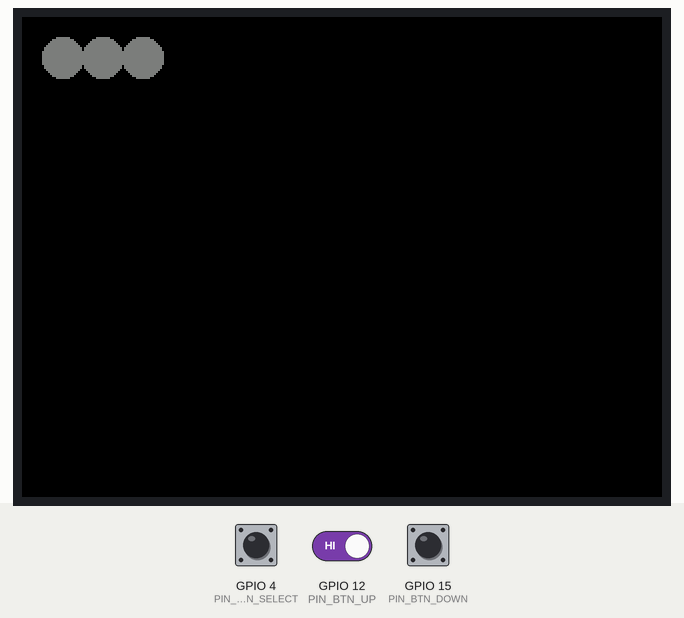
This sketch was run on a simulated ESP32. On the bench: 320×240 colour display. The inputs (shaded band) are chosen by the test bench; at power-on: GPIO 4 (PIN_BTN_SELECT) HIGH, GPIO 12 (PIN_BTN_UP) HIGH, GPIO 15 (PIN_BTN_DOWN) HIGH. What the sketch prints to the serial monitor is not drawn.

Above: at 1.4 s.
1.5 s: GPIO 4 (PIN_BTN_SELECT) pulled LOW for 3.2 s
At 4.36 s:
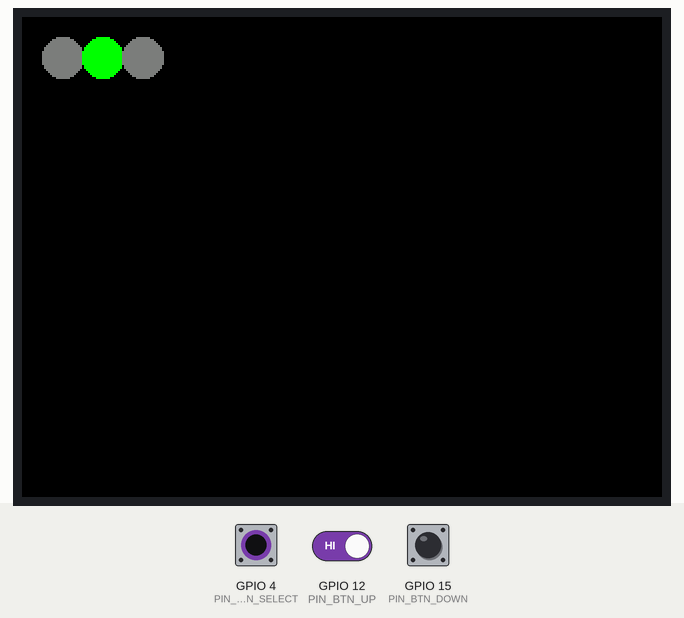
6.2 s: GPIO 4 (PIN_BTN_SELECT) driven LOW and GPIO 12 (PIN_BTN_UP) driven LOW
10.3 s: GPIO 15 (PIN_BTN_DOWN) pulled LOW for 3.2 s
At 11.21 s:
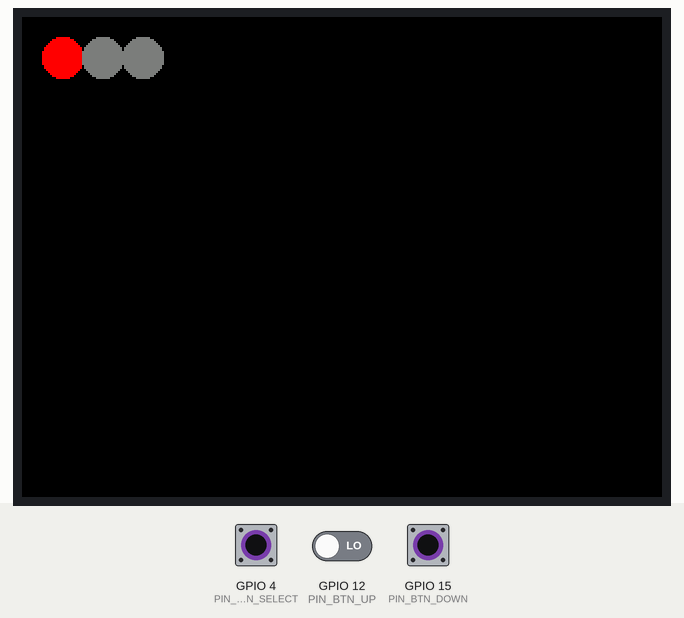
At 13.22 s:
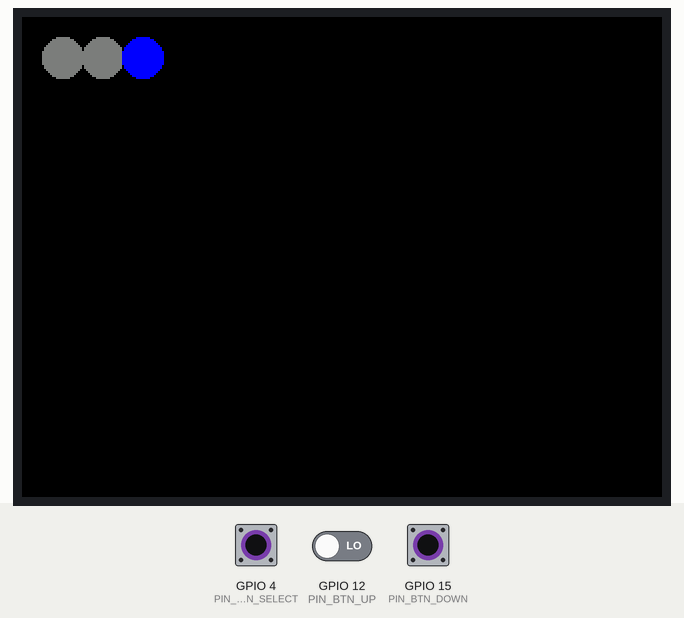
Timing chart, 0 to 14.7 s (numbered marks = the images above; inputs shaded):
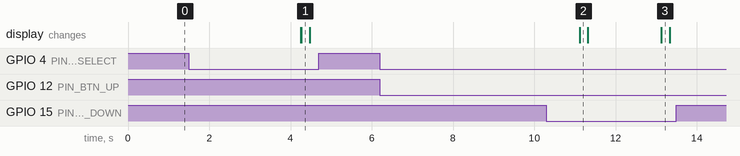

The sketch:

Test26_CapacitiveButtons.ino
```cpp
#include <TFT_eSPI.h>
#include <SPI.h>

/* Test program to ensure screen and capacitive keys work together
   tested successfully on 13 March 2022
   Also tests disabling and enabling of keyboard
*/

#include "b_Buttons.h"

TFT_eSPI tft = TFT_eSPI();

void setup() {
  // Initilize serial port
  Serial.begin(115200);

  // Initialize screen
  tft.init();
  tft.setRotation(3);
  tft.fillScreen(TFT_BLACK);

  Serial.println("Initializing keyboard");

  // Initialize keyboard
  startKeyboard();
  enableKeyboard();
  Serial.println("Starting main loop");
}

void loop() {
  static unsigned long counter=0;

  // Check if a button is pressed
  if(keyUp)     {
    tft.fillCircle(20,20,10,TFT_RED);
    Serial.println("UP");
    keyUp=false;
    }
  else tft.fillCircle(20,20,10,TFT_DARKGREY);

  if(keySelect) {
    tft.fillCircle(40,20,10,TFT_GREEN);
    Serial.println("SELECT");
    keySelect=false;
    disableKeyboard();
    Serial.println("Keyboard disabled");
    counter=0;
    }
  else tft.fillCircle(40,20,10,TFT_DARKGREY);

  if(keyDown) {
    tft.fillCircle(60,20,10,TFT_BLUE);
    Serial.println("DOWN");
    keyDown  =false;
    }
  else tft.fillCircle(60,20,10,TFT_DARKGREY);

  counter++;
  if(counter==20) {
    enableKeyboard();
    Serial.println("Keyboard enabled");
    Serial.printf ("Last keyboard poll took %d seconds\n", tbtns);
  }

  delay(200);

}
```

b_Buttons.h
```cpp
#pragma once

// Constants that define the keyboard
#define KEY_THRESHOLD     45      // Level to trigger capacitive keyboard button
#define PIN_BTN_UP        12      // Capacitive pin for up button
#define PIN_BTN_SELECT     4      // Capacitive pin for select button
#define PIN_BTN_DOWN      15      // Capacitive pin for down button

hw_timer_t * timer = NULL;
bool timerEnabled = false;

// Global variables to be interpreted by the main program
volatile bool keyUp     = false;
volatile bool keySelect = false;
volatile bool keyDown   = false;
volatile unsigned long tbtns;

void IRAM_ATTR onTimer(){
  static volatile uint32_t keyUpCounter     = 0;
  static volatile uint32_t keySelectCounter = 0;
  static volatile uint32_t keyDownCounter   = 0;

  static volatile unsigned long tstart;

  if(timerEnabled) {
    // Read keys
    tstart=micros();

    if (touchRead(PIN_BTN_UP    )<KEY_THRESHOLD) keyUpCounter++;     else keyUpCounter     = 0;
    if (touchRead(PIN_BTN_SELECT)<KEY_THRESHOLD) keySelectCounter++; else keySelectCounter = 0;
    if (touchRead(PIN_BTN_DOWN  )<KEY_THRESHOLD) keyDownCounter++;   else keyDownCounter   = 0;

    tbtns=micros()-tstart;

    // Send message on the queue if key is pressed long enough
    if(keyUpCounter     == 3) keyUp=true;
    if(keySelectCounter == 3) keySelect=true;
    if(keyDownCounter   == 3) keyDown=true;
  }
  else {
    keyUpCounter     = 0;   keyUp     = false;
    keySelectCounter = 0;   keySelect = false;
    keyDownCounter   = 0;   keyDown   = false;
  }
}

void disableKeyboard() {
  if(timerEnabled) {
    timerAlarmDisable(timer);
    delay(10); // Just for test, ensure pending interrupt has fired one last time
    timerEnabled=false;
  }
}

void enableKeyboard() {
  if(!timerEnabled) {
    timerAlarmEnable(timer);
    timerEnabled=true;
  }
}

void startKeyboard() {
  timer = timerBegin(3, 80, true);
  timerAttachInterrupt(timer, &onTimer, true);
  timerAlarmWrite(timer, 1000000, true);
}
```

Measured:
- after the input at 1.5 s, the display: first changes after 2.8 s (image 1 shows a later state)
- after the input at 6.2 s, every drawn part: stays the same
- after the input at 10.3 s, the display: first differs from a run without the input after 2.8 s (image 3)
